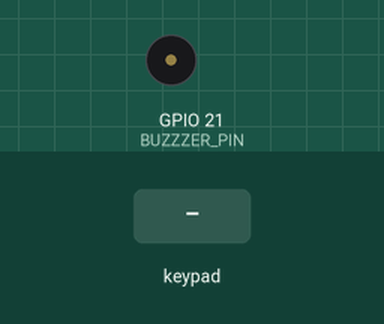
Recording of a sketch running on a simulated ESP32. On the bench: buzzer (waves = sounding). The inputs (shaded band) are chosen by the test bench. WiFi joins after 1.5 s; servers stay silent unless stated; what the sketch prints to the serial monitor is not drawn.

Above: at 2.7 s.
2.8 s: keypad keys 3 2 1 # pressed 0.4 s apart
At 4.05 s:
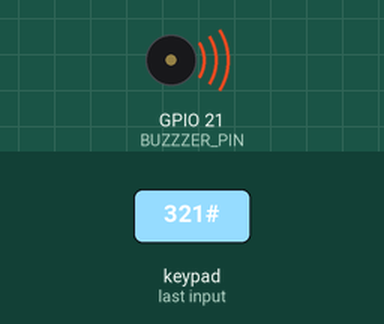
5.9 s: keypad keys 1 2 3 4 pressed 0.4 s apart
At 8.4 s:
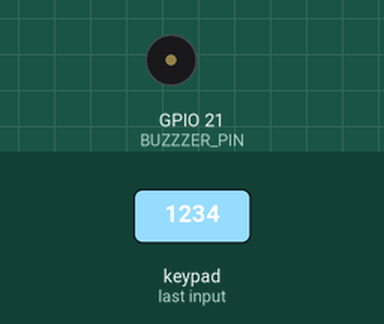
Timing chart, 0 to 9.9 s (numbered marks = the images above; inputs shaded):
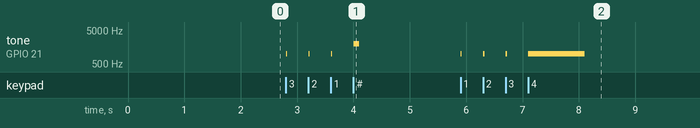

Measured:
- after the input at 2.8 s, tone on GPIO 21 (BUZZZER_PIN): plays 1000 Hz for 0.02 s, 1000 Hz for 0.02 s, 1000 Hz for 0.02 s, 2000 Hz for 0.10 s, starting at once
- after the input at 5.9 s, tone on GPIO 21 (BUZZZER_PIN): goes 3 × (1000 Hz 0.02 s, silent 0.38 s), 1000 Hz 1.0 s, then silent, starting at once

The sketch:

CustomKeypad.ino
```cpp
#include <WiFi.h>
#include <WiFiClient.h>
#include <WebServer.h>
#include <ESPmDNS.h>
#include "homepage.h"
#include <DFRobot_DHT11.h>
DFRobot_DHT11 DHT;
#include <Keypad.h>
#define DHT11_PIN 14

#define BUZZZER_PIN 21
hw_timer_t *My_timer = NULL;

const char* ssid = "";
const char* password = "";

WebServer server(80);

void IRAM_ATTR onTimer(){
  keypad();
}

const byte ROWS = 4;
const byte COLS = 3;

char hexaKeys[ROWS][COLS] = {
  {'1','2','3'},
  {'4','5','6'},
  {'7','8','9'},
  {'*','0','#'}
};

byte rowPins[ROWS] = {15, 2, 0, 4};
byte colPins[COLS] = {16, 17, 5};


Keypad customKeypad = Keypad( makeKeymap(hexaKeys), rowPins, colPins, ROWS, COLS);

void setup(){
  Serial.begin(115200);
  WiFi.mode(WIFI_STA);
  WiFi.begin(ssid, password);
  Serial.println("");
  // Wait for connection
  while (WiFi.status() != WL_CONNECTED) {
    delay(500);
    Serial.print(".");
  }
  Serial.println("");
  Serial.print("Connected to ");
  Serial.println(ssid);
  Serial.print("IP address: ");
  Serial.println(WiFi.localIP());

  if (MDNS.begin("esp32")) {
    Serial.println("MDNS responder started");
  }

  server.on("/", handleRoot);
  server.on("/doorStatus", doorStatus);
  server.on("/temperature", handleTemperature);
  server.on("/humidity",handleHumidity);
  server.on("/inline", []() {
    server.send(200, "text/plain", "this works as well");
  });
  server.onNotFound(handleNotFound);

  server.begin();
  Serial.println("HTTP server started");
  //timer interrupt for keypad
  My_timer = timerBegin(1000000);
  timerAttachInterrupt(My_timer, &onTimer);
  timerAlarm(My_timer,20000,true,0);
}


void loop(){
  server.handleClient();
  doorUnlockTimer();
  delay(200);
}
```

Humidtiy_and_temperature.ino
```cpp
String getTemp() {
  DHT.read(DHT11_PIN);
  float temp = DHT.temperature; // Read temperature


  // Return as a string with 1 decimal place
  return String(temp, 1);
}


String getHumid() {
  DHT.read(DHT11_PIN);
  float humid = DHT.humidity; // Read humidity


  return String(humid, 0);
}
```

homepage.h
```cpp
// To create literal strings stored in flash memory enclose your HTML code between
// F(R"=====( HTML code here )=====");
// If you have 1 reading then you probably have 2 literal strings
// If you have 2 readings then you probably have 3 literal strings etc.

String homePagePart1 = F(R"=====(<!DOCTYPE html>
<html lang="en" > <!-- Needed for Screenreaders !-->
<head>
<!-- UTF-8 character set covers most characters in the world -->
  <meta charset="utf-8">
  <!-- Make page respond to screen size !-->
  <meta name="viewport" content="width=device-width, initial-scale=1, viewport-fit=cover">

<!--Include a Title. Used by Search Engines -->
<title>Smart home Doorbell</title>
<style>

   <!--choose good contrast between background and foreground colours -->
   body {
      }
	.flex-Container{
        display: flex;
        flex-direction: column;
        background-color: beige;
        align-items: center;
        border-radius: 10px;
      }
     body {
        background-color: #332421;
      }
    h1{
    font: bold;
    font-size: 40px;
    font-family: Arial;
    color: black;
	text-align: center;
  }
  p{
    font-size: 25px;
    font-family: Arial;
    color: black;
	text-align: center;
   }
  th, td {
    font-size: 25px;
    padding: 8px;
    text-align: left;
    border-bottom: 1px solid #ddd;
}
</style>
 <script>
    function fetchTemperature() {
      fetch('/temperature') // Call the ESP32 server
        .then(response => response.text()) // Convert response to text
        .then(temp => {
          console.log("Temperature:", temp); // Debugging output in console
          document.getElementById("tempValue").innerText = temp; // Update webpage dynamically
        })
        .catch(error => console.error('Error fetching temperature:', error)); // Handle errors
    }
    function fetchHumidity() {
      fetch('/humidity') // Call the ESP32 server
        .then(response => response.text()) // Convert response to text
        .then(humid => {
          console.log("Humidity:", humid); // Debugging output in console
          document.getElementById("humidValue").innerText = humid; // Update webpage dynamically
        })
        .catch(error => console.error('Error fetching humidity:', error)); // Handle errors
    }
    function doorStatus() {
      fetch('/doorStatus') // Call the ESP32 server
      .then(response => response.text()) // Convert response to text
        .then(doorstatus => {
          console.log(doorstatus); // Debugging output in console
          document.getElementById("doorLock").innerText = doorstatus; // Update webpage dynamically
        })
        .catch(error => console.error('Error fetching Door Status:', error));
    }


    // Fetch temperature/humidity every 1 second
    setInterval(fetchTemperature, 1000);
    setInterval(fetchHumidity, 1000);
    setInterval(doorStatus,1000);

    // Fetch immediately on page load
    window.onload = fetchTemperature;
    window.onload = fetchHumidity;
    window.onload = doorStatus;
  </script>
</head>
	<body>
  <p></p>
		<div class="flex-Container">
		<h1>Smart Home Doorbell</h1>
    </div>
  <p></p>
    <div class="flex-Container">
      <p>Live Camera:</p>
      <iframe width="321" height="241" src="http://10.147.123.92:81/stream" frameborder="0" alt="camera video stream"></iframe>
    </div>
  <p></p>
    <div class="flex-Container">
		<p>Door Status:</p>
    <span id="doorLock">Loading...</span>
    </div>
  <p></p>
    <div class="flex-Container">
		<table>
        <tr>
          <th>Sensor</th>
          <th>Value</th>
        </tr>
        <tr>
          <td>Temperature</td>
         <td><span id="tempValue">Loading...</span> °C</td>
        </tr>
       <tr>
          <td>Humidity</td>
         <td><span id="humidValue">Loading...</span> %</td>
        </tr>
      </table>
     </div>
  <p></p>
  </body>
</html>)=====");
```

webserver.ino
```cpp
void handleTemperature() {
  server.send(200, "text/plain", getTemp());
}
void handleHumidity() {
  server.send(200, "text/plain", getHumid());
}

void handleRoot() {
  server.send(200, "text/html", homePagePart1);
}

void doorStatus() {
  server.send(200, "text/plain", getStatus());
}
void handleNotFound() {
  String message = "File Not Found\n\n";
  message += "URI: ";
  message += server.uri();
  message += "\nMethod: ";
  message += (server.method() == HTTP_GET) ? "GET" : "POST";
  message += "\nArguments: ";
  message += server.args();
  message += "\n";
  for (uint8_t i = 0; i < server.args(); i++) {
    message += " " + server.argName(i) + ": " + server.arg(i) + "\n";
  }
  server.send(404, "text/plain", message);
}
```

Keypad.ino
```cpp
char keycode []= {'1','2','3','4'};
//password check
int count = 0,correct = 0;
int countdown = 0;
String doorstatus;
void doorUnlockTimer()
{
  if(countdown>0)
  {
    doorstatus = "Door is Open";
  }
  else{
    doorstatus = "Door is Closed";
  }
  countdown--;
}
void keypad()
{
  char customKey = customKeypad.getKey();
  if(customKey=='*')
  {tone(BUZZZER_PIN,500, 1000);}
  else if(customKey){
      if (customKey==keycode[count]){
        correct++;
      }
      tone(BUZZZER_PIN,1000, 20);
      count++;
      Serial.println("*");
      if(count==4)
      {
        if(correct==count)
      {
        Serial.println("Password Correct, door open");
        countdown = 30;

        tone(BUZZZER_PIN,1000, 1000);
        }
      else
      {
        Serial.println("Password Incorrect, door closed");
        tone(BUZZZER_PIN,2000, 100);
      }
      count =0;
      correct=0;
      }
    }
}
String getStatus()
{
  return String(doorstatus);
}
```
